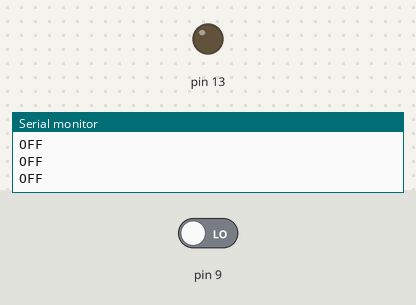
The sketch below on a simulated Arduino Uno, built with avr-gcc and run on an emulated ATmega328P. Parts: output pins drawn as LEDs (lit = HIGH), the last lines printed to the serial monitor. Inputs (shaded band) come from the test bench; at power-on: pin 9 LOW.

Above: at 1.2 s.
1.3 s: pin 9 driven HIGH
At 1.7 s:
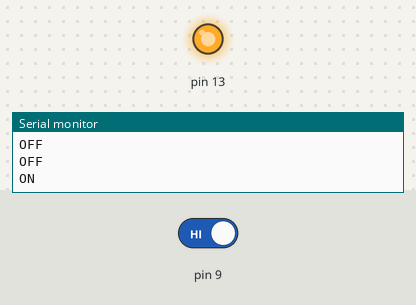
Timing chart, 0 to 4.3 s (numbered marks = the images above; inputs shaded):
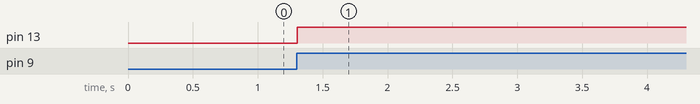

Measured:
- after the input at 1.3 s, pin 13: LOW → HIGH at once

The sketch:

RGB_PIR_NightLight.ino
```cpp
int PIR;
void setup() {
  Serial.begin(9600);
  // put your setup code here, to run once:

  pinMode(13,OUTPUT);

  pinMode(9, INPUT);

}

void loop() {
  // put your main code here, to run repeatedly:
  PIR = digitalRead(9);
  if(PIR == 1){
    Serial.println("ON");
    digitalWrite(13,HIGH);

    delay(5000);
  }
  else{
    Serial.println("OFF");
    digitalWrite(13,LOW);
  }

}
```
